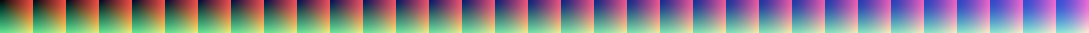
#> input picture filmcam-shared/luts/cine800t.png, 1089 x 33 px, given in place of dcdc.jpg, which was not available
$ python -i nolanlab.py   (imports and definitions only)
#> lines starting #> are read from the running program, lines starting #| are printed output that depends on the picture; pictures that were not available may be replaced by others from this repository, and a replacement may not be noted
"""FilmCam Nolan lab: Nolan On The Run's grade, learned from the frames on his LUT shop.

    python3 nolanlab.py fetch                    # his shop images (not in git)
    python3 nolanlab.py check                    # graded log halves vs his grade, measured
    python3 nolanlab.py luts <out dir>           # assets/luts/cu_nolanontherun{,teal}.png
    python3 nolanlab.py preview <out.jpg>        # converted log | golden | teal | his grade

nolanontherun.com sells his grade (ON THE RUN POWERGRADE, ON THE RUN LUTs) and shows it on
seven split frames: his grade on the left, the Sony S-Log3 / S-Gamut3.Cine original on the
right, plus six more graded frames. The two halves of a split are different moments, so
there is no pixel-to-pixel pair to fit. Instead the log halves are turned into what a phone
would show (S-Log3 decoded, S-Gamut3.Cine to Rec.709, a filmic display curve, 18% grey kept
at 18%), and both sides are pooled and measured where content can't fool it: skin, foliage,
sky and warm highlights, the tone scale and the tint along it. Those set a model in OKLab
(hue rotation, saturation and lightness by hue, a tone curve, a split tint), checked
against the same measurements and by eye, then baked into the LUT.

His frames are not one look: most are golden and hazy (dunes, Tetons, fields at dusk), one
is orange-and-teal with a cyan sky. So there are two looks: On The Run (golden) and On The
Run Teal. His own LUT files stay the exact answer: Looks -> Custom -> Import LUT reads them.
"""
import os, re, sys, urllib.request
import numpy as np

HERE = os.path.dirname(os.path.abspath(__file__))
sys.path.insert(0, HERE)
from filmlab import srgb_to_lin, lin_to_srgb, lin_to_oklab, oklab_to_lin, N  # noqa: E402

CACHE = os.path.join(HERE, '.nolan-cache')
SITE = 'https://images.squarespace-cdn.com/content/v1/675318280fd76313f5f04772/'
# Split frames: graded | S-Log3, 1920x1080, the seam at x = 960.
PAIRS = {
    'dcdc': '9cf1b520-c476-40c8-aa2c-2f9a65685a05/dcdc.jpg',
    'ddfzz': '85c1dcf0-2fcd-499b-a2f9-d2c4cc368b39/ddfzz.jpg',
    'fa': '802e7c43-a0a3-44bb-b2e5-3e7d18d69540/fa.jpg',
    'fvvvf': '5b2efeb8-be44-47ce-bfa6-885e502b6a2d/fvvvf.jpg',
    'jjj': '88a2d7ac-27bf-4295-b2b2-4a9f9e171bd2/jjj.jpg',
    'skc': '5f8a9eb7-0433-41c5-84f7-5b011f8331cc/skc.jpg',
    'svf': '54adc8fe-4647-41af-b73a-04c170f39186/svf.jpg',
}
GRADED = {
    '4': '32b4417f-6736-43ab-b47a-35c4dd08dfdf/4.jpg',
    'timeline': '9f3c2bf9-9299-4725-867a-6ba96290ac86/Timeline+1+copy_01_08_28_05.jpg',
    'travel': 'f5ec8117-3fbc-433f-8fc1-e1a6d3656bfe/Travel+Guide.jpg',
    'ddd': '393b92c3-13e6-4a9f-9ef0-671111a8239d/ddd.jpg',
    'hope': '6b11f8b7-1957-4a8e-816b-ac9ecef32fef/hope.jpg',
    'rror': 'c8d50815-25db-465f-bf6f-7f90bc7c984e/rror.jpg',
}

# ----------------------------------------------------------------------------- log to phone
SG3C_XYZ = np.array([[0.5990839208, 0.2489255161, 0.1024464902],
                     [0.2150758201, 0.8850685017, -0.1001443219],
                     [-0.0320658495, -0.0276583907, 1.1487819910]])
XYZ_709 = np.array([[3.2404542, -1.5371385, -0.4985314],
                    [-0.9692660, 1.8760108, 0.0415560],
                    [0.0556434, -0.2040259, 1.0572252]])
SG3C_709 = XYZ_709 @ SG3C_XYZ

def slog3_to_lin(y):
    y = y * 1023
    return np.where(y >= 171.2102946929, 10 ** ((y - 420) / 261.5) * 0.19 - 0.01,
                    (y - 95) * 0.01125 / (171.2102946929 - 95))

def aces(x):
    return np.clip((x * (2.51 * x + 0.03)) / (x * (2.43 * x + 0.59) + 0.14), 0, 1)

EXPO = 0.723                                       # aces(0.18 * EXPO) = 0.18

def log_to_phone(rgb):
    lin = slog3_to_lin(rgb) @ SG3C_709.T
    return lin_to_srgb(aces(np.clip(lin, 0, None) * EXPO))

# ----------------------------------------------------------------------------- the looks
# Measured, converted log -> his grade (OKLab): sky 240 -> 211 deg (blue to teal-cyan), warm
# highlights 96 -> 81 deg and +15% chroma, skin 74 -> 70 deg and 0.068 -> 0.085 chroma,
# foliage 131 -> 116 deg and -15% chroma, median L 0.59 -> 0.47, L95 0.95 -> 0.87; near-neutrals
# quieter, vivid colours stronger; highlights strongly warm.
HUES = np.array([
  # hue, dh,  sat,  light
  [  0,   5,  1.10, 1.00],   # magenta-red
  [ 25,   4,  1.15, 1.00],   # red
  [ 56,  -6,  1.40, 1.00],   # orange
  [ 75, -10,  1.40, 0.99],   # skin / gold
  [ 96, -16,  1.45, 1.00],   # yellow -> gold
  [125, -15,  0.80, 0.95],   # foliage -> olive
  [155, -10,  0.85, 0.96],   # green
  [185,  -3,  1.00, 0.97],   # teal
  [210,  -6,  1.20, 1.04],   # cyan
  [240, -22,  1.25, 1.06],   # sky blue -> teal
  [275, -20,  0.95, 1.00],   # blue-violet
  [310,  -5,  1.00, 1.00],   # purple
  [360,   5,  1.10, 1.00],
])
TL = np.array([0.0, 0.15, 0.3, 0.5, 0.7, 0.85, 1.0])
TA = np.array([-0.004, -0.004, 0.004, 0.014, 0.012, 0.008, 0.004])
TB = np.array([-0.006, -0.004, 0.016, 0.036, 0.040, 0.034, 0.026])

BASE = dict(tone_mix=1.0, toe=0.5, low_sat=0.65, sat_global=1.12, warm=1.0, wb=0.0, peach=0.25,
            sky_sat=1.0, sky_dh=0.0, gold_sat=1.0, hi_warm=0.0, green_l=1.0)
LOOKS = {
    # Golden hour haze: warmer balance, peach highlights, pale skies, gold kept from going orange.
    'cu_nolanontherun': dict(BASE, warm=1.2, wb=0.006, peach=0.8, sky_sat=0.6, sat_global=1.0,
                             gold_sat=0.65, hi_warm=0.015, green_l=1.05),
    # Orange and teal: the cyan sky of his wildflower frame, quiet neutrals.
    'cu_nolanontherunteal': dict(BASE, sky_sat=1.8, sky_dh=-12, sat_global=1.05, gold_sat=0.9,
                                    green_l=1.03, low_sat=0.5),
}

def circ(hd, centre, width):
    return np.exp(-0.5 * ((((hd - centre) + 180) % 360 - 180) / width) ** 2)

# [31 lines left out: functions tone_curve, grade, not called in this run]

# ----------------------------------------------------------------------------- data
def local(name):
    return os.path.join(CACHE, name + '.jpg')

# [6 lines left out: function fetch, not called in this run]

def image(name, w=None):
    from PIL import Image
    im = Image.open(local(name)).convert('RGB')
    if w:
        im = im.resize((w, max(1, int(w * im.size[1] / im.size[0]))), Image.BOX)
    return np.asarray(im, np.float64) / 255

def halves(name, w=480):
    """His grade and the converted log, each side of the seam (a few pixels either side cut)."""
    from PIL import Image
    a = image(name)
    def small(x):
        im = Image.fromarray(np.round(x * 255).astype(np.uint8))
        return np.asarray(im.resize((w // 2, int(w // 2 * x.shape[0] / x.shape[1])), Image.BOX), np.float64) / 255
    return small(a[:, :950]), log_to_phone(small(a[:, 970:]))

def trim(a):
    a = a[a.max((1, 2)) > 0.06]; a = a[:, a.max((0, 2)) > 0.06]
    return a.reshape(-1, 3)

def setup():
    ref, his = [], []
    for name in PAIRS:
        g, l = halves(name)
#> in image, im is the input picture: PIL image 1089x33 RGB; mean R, G, B 136.1, 132.3, 136.8
#> in small, `im = Image.fromarray(np.round(x * 255).astype(np.uint8))`:
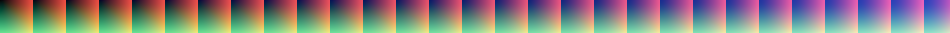
#> im: PIL image 950x33 RGB; mean R, G, B 133.9, 130.7, 126.9
#> in small (call 2), `im = Image.fromarray(np.round(x * 255).astype(np.uint8))`:
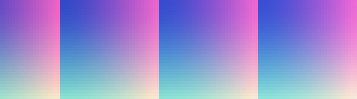
#> im: PIL image 119x33 RGB (shown 3 times larger); mean R, G, B 153.5, 143.9, 206.4
#> in slog3_to_lin, `y = y * 1023`:
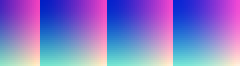
#> y: shape (66, 240, 3) float64; mean of channels 0, 1, 2 613.8, 577.3, 828.1; drawn with min black and max white
#> in slog3_to_lin, `return np.where(y >= 171.2102946929, 10 ** ((y - 420) / 261.5) * 0.19 ..`:
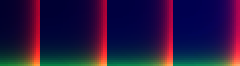
#> returned value: shape (66, 240, 3) float64; mean of channels 0, 1, 2 4.3, 2.5, 7; drawn with min black and max white
#> in log_to_phone, `lin = slog3_to_lin(rgb) @ SG3C_709.T`:
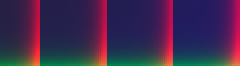
#> lin: shape (66, 240, 3) float64; mean of channels 0, 1, 2 5.1, 1, 8.1; drawn with min black and max white
        his.append(trim(g)); ref.append(trim(l))
    his += [trim(image(name, 480)) for name in GRADED]
    ref = np.concatenate(ref)
    R = lin_to_oklab(srgb_to_lin(ref)); T = lin_to_oklab(srgb_to_lin(np.concatenate(his)))
    return ref, R, T

# [38 lines left out: functions measure, check, write_luts, not called in this run]

def preview(path):
    from PIL import Image
    _, R, T = setup()
    tones = {look: tone_curve(R, T, p) for look, p in LOOKS.items()}
    rows = []
    for name in PAIRS:
        g, n = halves(name, 560)
        h = min(g.shape[0], n.shape[0]); sp = np.ones((h, 6, 3))
        parts = [n[:h]]
        for look, p in LOOKS.items():
            parts += [sp, grade(n.reshape(-1, 3), tones[look], p).reshape(n.shape)[:h]]
        parts += [sp, np.ones((h, 10, 3)), g[:h]]
        rows.append(np.concatenate(parts, 1))
    img = np.concatenate([np.concatenate([r, np.ones((6, r.shape[1], 3))], 0) for r in rows], 0)
    Image.fromarray(np.round(np.clip(img, 0, 1) * 255).astype(np.uint8)).save(path, quality=88)
    print('wrote', path)

# [12 lines not run here, left out]

#> (the run stopped early here; a loop or call above may not have finished)

$ run again, on filmcam-shared/luts/fun200.png
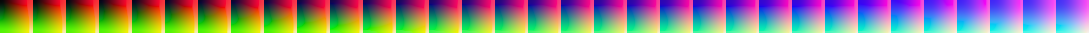
#> input picture filmcam-shared/luts/fun200.png, 1089 x 33 px, given in place of dcdc.jpg, which was not available
#> in image, im is the input picture: PIL image 1089x33 RGB; mean R, G, B 135.4, 128.5, 123.8
#> im: PIL image 950x33 RGB
#> im: PIL image 119x33 RGB
#> in slog3_to_lin, `return np.where(y >= 171.2102946929, 10 ** ((y - 420) / 261.5) * 0.19 ..`:
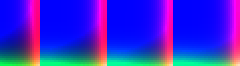
#> returned value: shape (66, 240, 3) float64; mean of channels 0, 1, 2 6.3, 4.4, 23.2; drawn with min black and max white
#> in log_to_phone, `lin = slog3_to_lin(rgb) @ SG3C_709.T`:
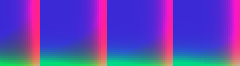
#> lin: shape (66, 240, 3) float64; mean of channels 0, 1, 2 5.8, -0.4, 27.6; drawn with min black and max white
